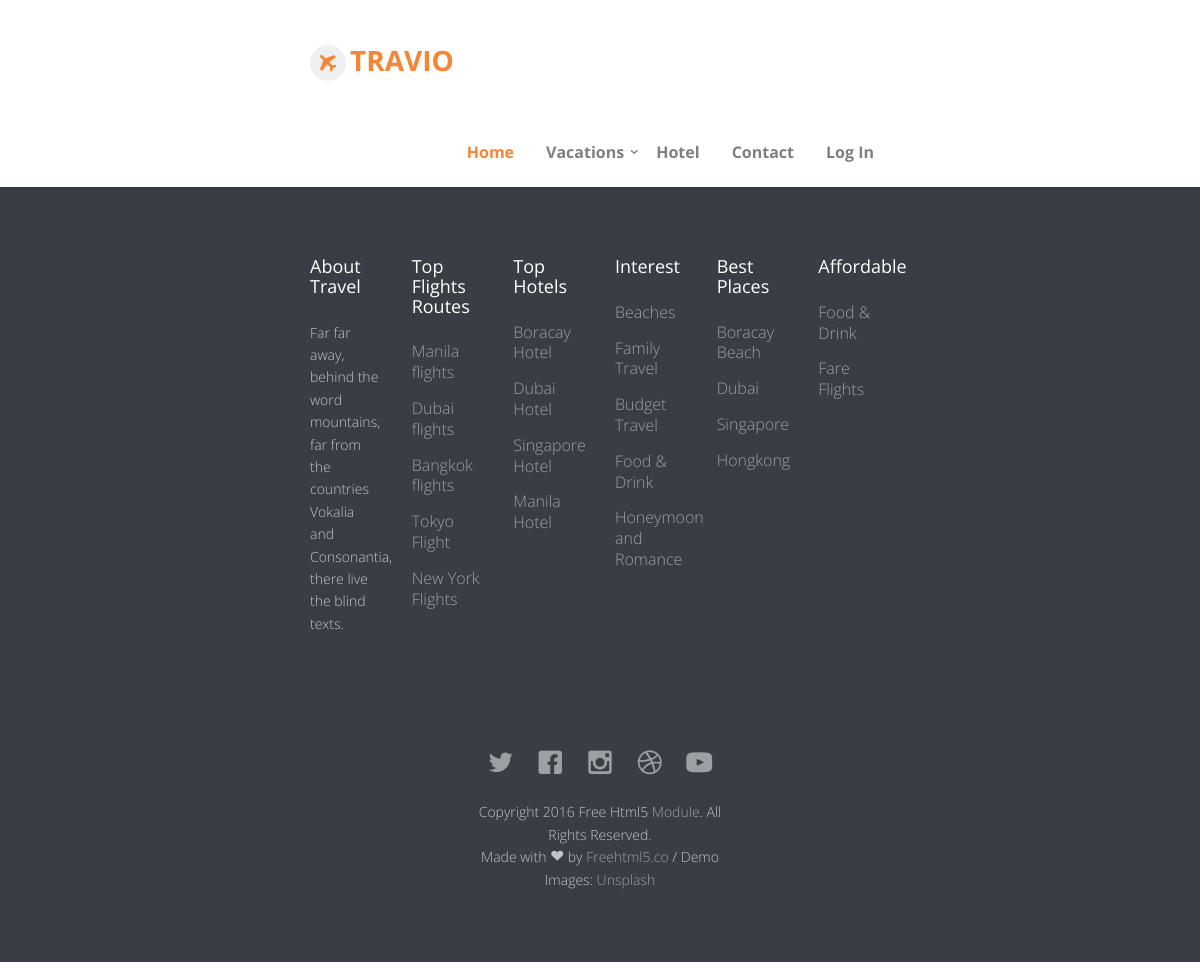
/hDetails/booking/HAgra, run on an earlier commit of the app's database.
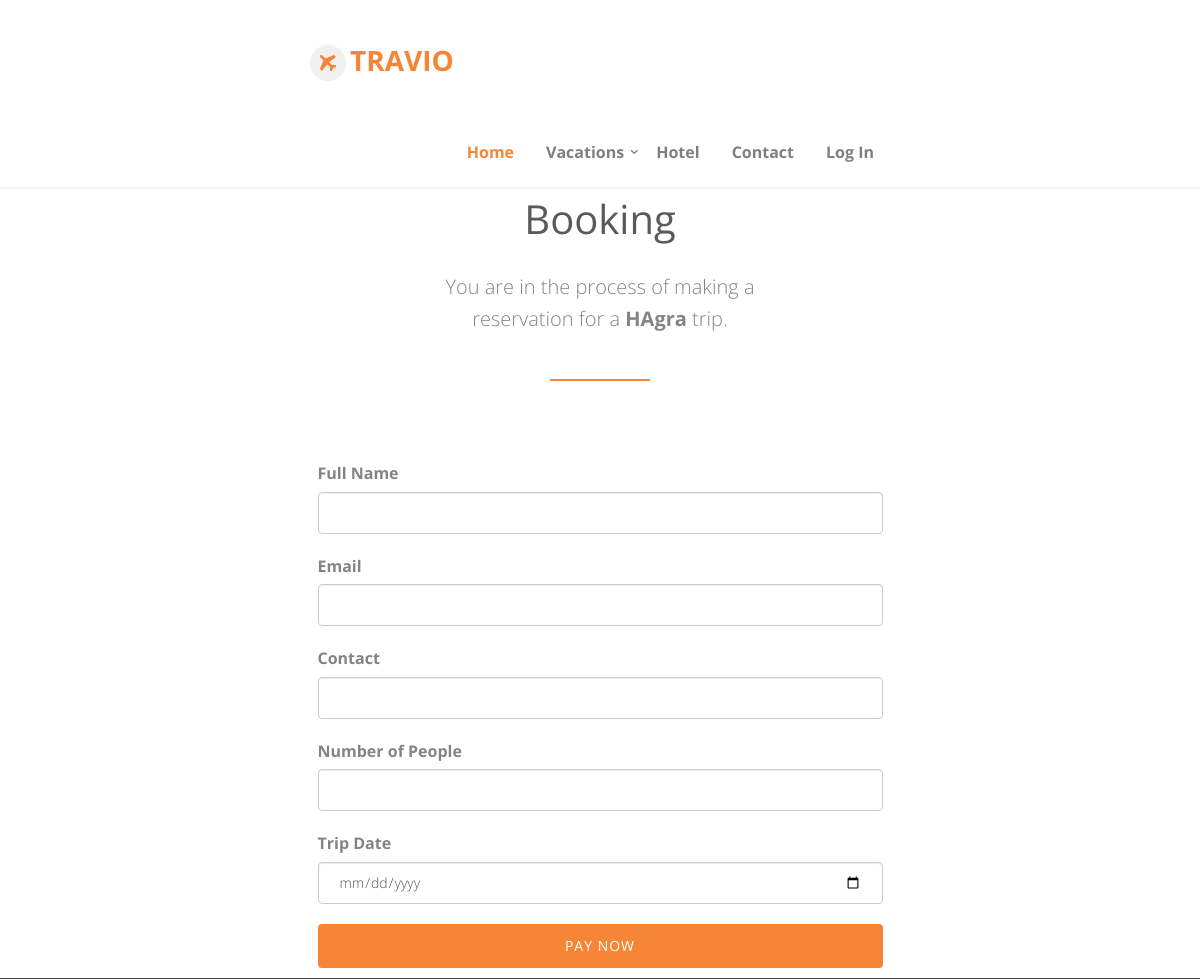
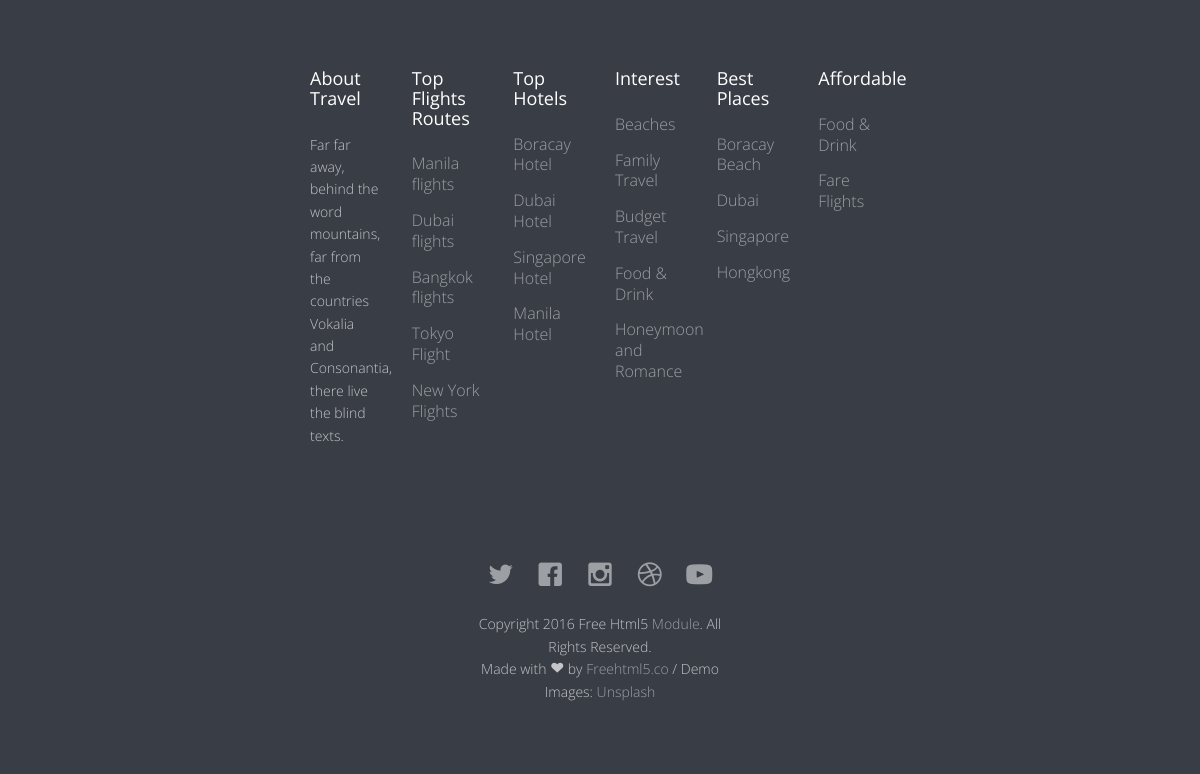
And on a later commit of the database (2 pictures, top to bottom).
### main/models.py (models this page shows)
class Hotel(models.Model):
    hotelId = models.IntegerField(primary_key=True)
    hotelName = models.CharField(max_length=100)
    city = models.CharField(max_length=50)
    hotelAddress = models.TextField()
    pinCode = models.IntegerField()
    hotelDesc = models.TextField()
    roomType = models.CharField(max_length=50)
    price = models.IntegerField()
    image = models.CharField(max_length=50, default='hotel1.webp')
    bType = models.BooleanField(default=0)
    AVAILABLE = 'available'
    UNAVAILABLE = 'unavailable'
    STATUS = [
        (AVAILABLE, 'Available'),
        (UNAVAILABLE, 'Unavailable'),
    ]
    status = models.CharField(
        max_length=32,
        choices=STATUS,
        default=AVAILABLE,
    )

### main/views.py (the view)
# urls.py: path('hDetails/booking/<str:hname>', views.booking, name="booking"),
def booking(request, hname):
    hname = hname.strip()
    if Hotel.objects.filter(hotelName=hname).exists():
        book = Hotel.objects.all().filter(hotelName=hname)
        return render(request, 'booking.html', {'book': book})
    else:
        book = Package.objects.all().filter(packageTitle=hname)
        return render(request, 'booking.html', {'book': book})

### templates/booking.html (shortened to what the changed rows need)
{% load static %}
<!DOCTYPE html>
<html class="no-js">
<head>
    {% include 'CSS.html' %}
</head>
<body>
    <div id="fh5co-wrapper">
        <div id="fh5co-page">
            {% include 'header.html' %}
            {% for b in book %}
            <div class="desc profile-container row">
                <div class="container">
                    <div id="fh5co-destination">
                        <div class="tour-fluid">
                            <div class="row">
                                <div class="row">
                                    <div class="col-md-8 col-md-offset-2 text-center heading-section animate-box">
                                        <h3>Booking</h3>
                                        <p>You are in the process of making a reservation for a <b>
                                                {% if b.hotelName %}
                                                {{ b.hotelName }}
                                                {% elif b.packageTitle %}
                                                {{ b.packageTitle }}
                                                {% endif %}
                                            </b> trip.</p>
                                    </div>
                                </div>
                                <form class="col-md-12"
                                    action="payment/{% if b.hotelName %}{{ b.hotelName }}{% else %}{{ b.packageTitle }}{% endif %}"
                                    method="post">
                                    <div role="tabpanel" class="tab-pane" id="register">
                                        <div class="col-xxs-12 col-xs-12 mt">
                                            <div class="input-field">
                                                <label for="fname">Full Name</label>
                                                <input type="text" class="form-control" id="from-place" name="fname" />
                                            </div>
                                        </div>
                                        <div class="col-xxs-12 col-xs-12 mt">
                                            <div class="input-field">
                                                <label for="email">Email</label>
                                                <input type="email" class="form-control" id="from-place" name="email" />
                                            </div>
                                        </div>
                                        <div class="col-xxs-12 col-xs-12 mt">
                                            <div class="input-field">
                                                <label for="cnt">Contact</label>
                                                <input type="text" class="form-control" id="from-place" name="cnt" />
                                            </div>
                                        </div>
                                        <div class="col-xxs-12 col-xs-12 mt">
                                            <div class="input-field">
                                                <label for="people">Number of People</label>
                                                <input type="number" class="form-control" id="people" name="people" />
                                            </div>
                                        </div>
                                        <div class="col-xxs-12 col-xs-12 mt">
                                            <div class="input-field">
                                                <label for="tdate">Trip Date</label>
                                                <input type="date" class="form-control" id="tdate" name="tdate" />
                                            </div>
                                        </div>
                                        <div class="col-xs-12">
                                            <input type="submit" class="btn btn-primary btn-block" value="Pay Now">
                                        </div>
                                    </div>
                                </form>
                            </div>
                        </div>
                    </div>
                </div>
            </div>
            {% endfor %}
        </div>
    </div>
</body>
</html>

What changed in the data, as far as the page shows it:
now on this page (row edited): Hotel: hotelName "HAgra"
